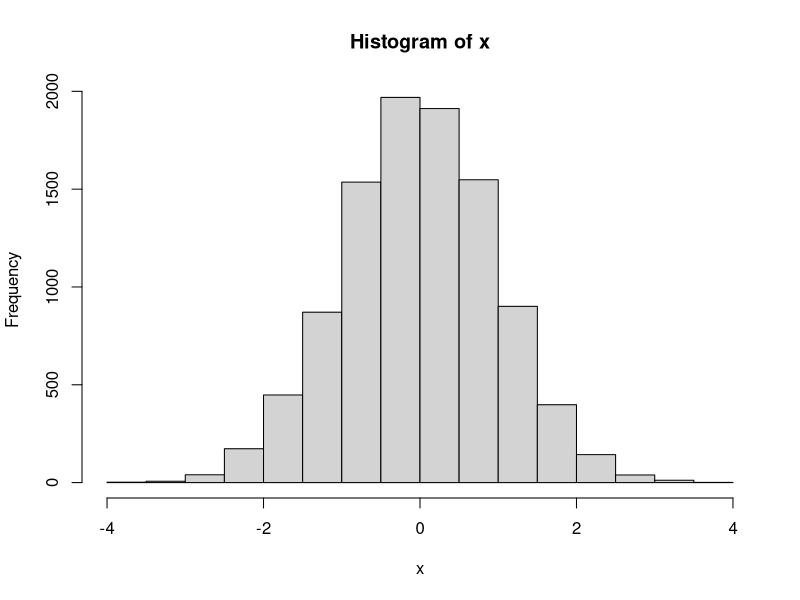
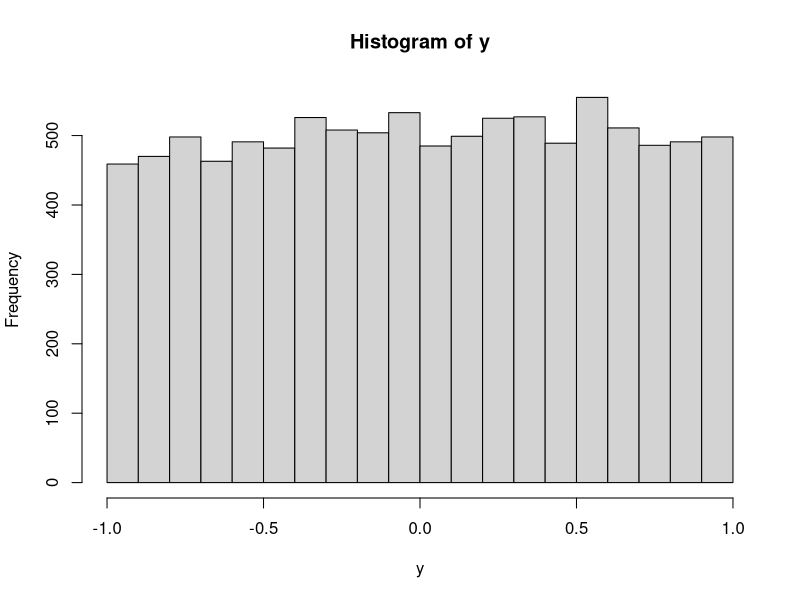

Write the R code that produced these figures, in order.
## ---- chunk 1
knitr::opts_chunk$set(echo = TRUE)
## ---- chunk 2
library(ggplot2)
n=10000
mu = 0
sigma = 1
x = rnorm(n, mu, sigma)
hist(x)
## ---- chunk 3

min_y = -1
max_y = 1
y = runif(n, min = min_y, max = max_y)
hist(y)

